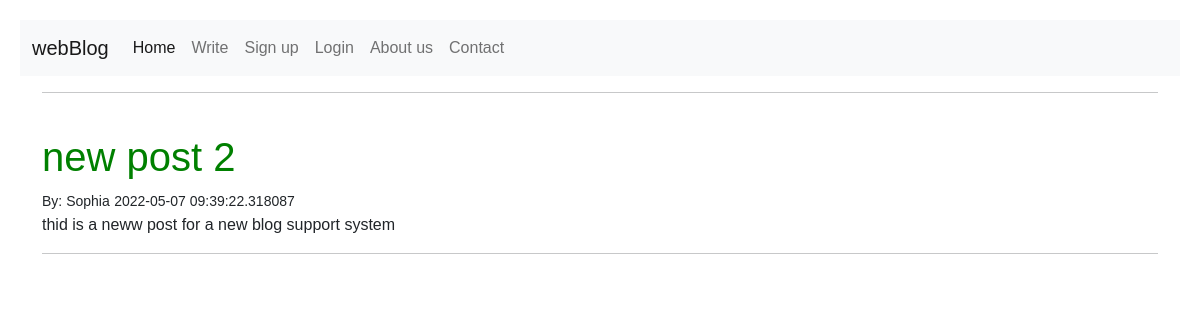
The app's page /, older data.
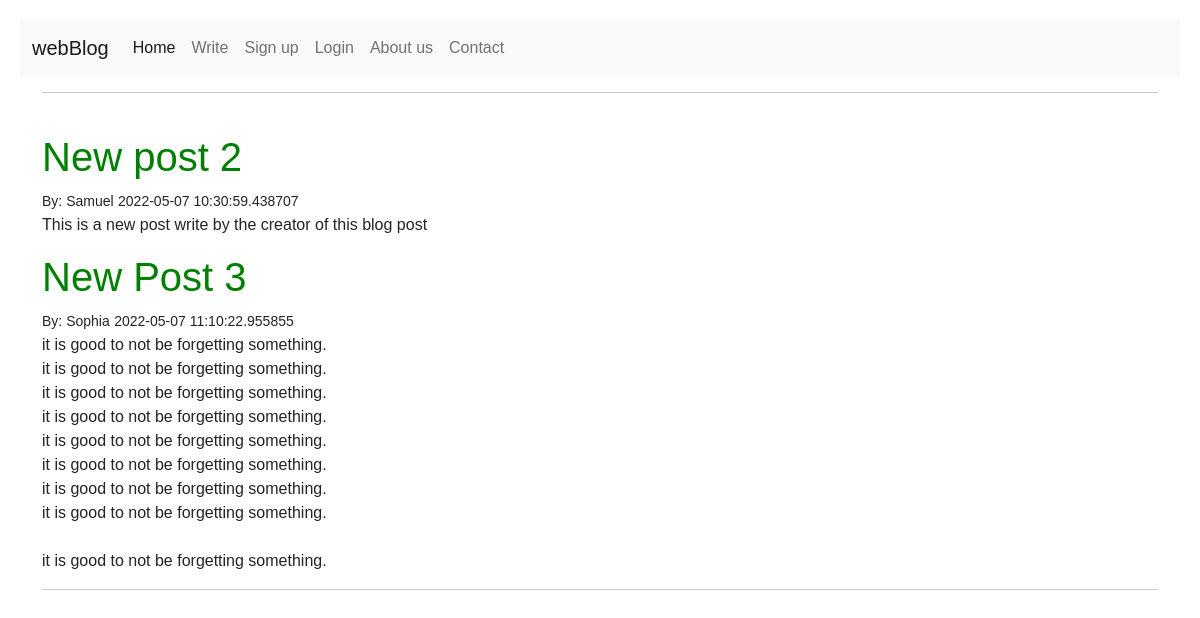
The same page, newer data.
### blog/models.py (models this page shows)
class BlogContent(db.Model):
    id = db.Column(db.Integer, primary_key=True)
    title = db.Column(db.String(150), nullable=False)
    author = db.Column(db.String(20), nullable=False, default='N/A')
    content = db.Column(db.Text, nullable=False)
    date = db.Column(db.DateTime, nullable=False, default=datetime.utcnow)
    user_id = db.Column(db.Integer, db.ForeignKey('user.id'))

### blog/views.py (the view)
@views.route('/')
def home():
    article = BlogContent.query.order_by(BlogContent.date).all()
    return render_template("home.html", user = current_user, articles = article)

### blog/templates/home.html (shortened to what this page needs)
{% extends "base.html" %}
    {% block content %}
    <div class="container">
    <hr>
    <br>
    {% for article in articles %}
        <h1>{{ article.title }}</h1>
        <small>By: {{ article.author }}</small>
        <small>{{ article.date }}</small>
        <p style="white-space:pre-wrap">{{ article.content|safe}}</p>
        {% endfor %}
        <hr>
    </div>
    {% endblock %}

### blog/templates/base.html (shortened to what this page needs)
<html lang="en">
<head>
    <link href="https://cdn.jsdelivr.net/npm/bootstrap@5.1.3/dist/css/bootstrap.min.css" rel="stylesheet">
    <link rel="stylesheet" href="{{ url_for('static', filename='css/main.css') }}">
</head>
<body>
  {% block nav %}
  <header>
        <nav class="navbar navbar-expand-lg navbar-light bg-light">
            <div class="container-fluid">
              <a class="navbar-brand" href="/">webBlog</a>
              <div class="collapse navbar-collapse" id="navbarNavAltMarkup">
                <div class="navbar-nav">
                  {%  if user.is_authenticated  %}
                      <a class="nav-link active" aria-current="page" href="/">Home</a>
                      <a class="nav-link" href="/write">Write</a>
                      <a class="nav-link" href="/about">About us</a>
                      <a class="nav-link" href="contact">Contact</a>
                      <a class="nav-link" href="/logout">Logout</a>
                  {% else %}
                    <a class="nav-link active" aria-current="page" href="/">Home</a>
                    <a class="nav-link" href="/write">Write</a>
                    <a class="nav-link" href="/sign-up">Sign up</a>
                    <a class="nav-link" href="/login">Login</a>
                    <a class="nav-link" href="/about">About us</a>
                    <a class="nav-link" href="contact">Contact</a>
                  {% endif %}
                </div>
              </div>
            </div>
          </nav>
        </header>
          {% endblock %}
    {% block content %}{% endblock %}
</body>
</html>

### blog/static/css/main.css (style rules this page uses)
body { background: #fff; margin: 20px; font-family: Helvetica, sans-serif, Arial; }
body h1 { color: green; }

Row changes from the older to the newer data that the page shows:
removed BlogContent: title "new post 2", author "Sophia", date "2022-05-07 09:39:22.318087", content "thid is a neww post for a new blog support system"
added BlogContent: title "New post 2", author "Samuel", date "2022-05-07 10:30:59.438707", content "This is a new post write by the creator of this blog post"
added BlogContent: title "New Post 3", author "Sophia", date "2022-05-07 11:10:22.955855", content "it is good to not be forgetting something. it is good to not be forgetting something. it is good to not be forgetting something. it is good to not be forgetting something. it is good to not be forgetting something. it is good to not be forgetting something. it is good to not be forgetting something. it is good to not be forgetting something. it is good to not be forgetting something."
